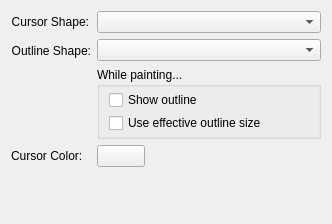
     <widget class="QWidget" name="tab">
      <attribute name="title">
       <string>Cursor</string>
      </attribute>
      <layout class="QFormLayout" name="formLayout_9">
       <item row="0" column="0">
        <widget class="QLabel" name="textLabel1">
         <property name="sizePolicy">
          <sizepolicy hsizetype="Preferred" vsizetype="Preferred">
           <horstretch>0</horstretch>
           <verstretch>0</verstretch>
          </sizepolicy>
         </property>
         <property name="text">
          <string>Cursor Shape:</string>
         </property>
         <property name="alignment">
          <set>Qt::AlignRight|Qt::AlignTrailing|Qt::AlignVCenter</set>
         </property>
         <property name="buddy">
          <cstring>frame</cstring>
         </property>
        </widget>
       </item>
       <item row="0" column="1">
        <widget class="QComboBox" name="m_cmbCursorShape"/>
       </item>
       <item row="1" column="0">
        <widget class="QLabel" name="textLabel1_2">
         <property name="sizePolicy">
          <sizepolicy hsizetype="Preferred" vsizetype="Preferred">
           <horstretch>0</horstretch>
           <verstretch>0</verstretch>
          </sizepolicy>
         </property>
         <property name="text">
          <string>Outline Shape:</string>
         </property>
         <property name="alignment">
          <set>Qt::AlignRight|Qt::AlignTrailing|Qt::AlignVCenter</set>
         </property>
        </widget>
       </item>
       <item row="1" column="1">
        <widget class="QWidget" name="widget_2" native="true">
         <layout class="QVBoxLayout" name="verticalLayout_8">
          <property name="leftMargin">
           <number>0</number>
          </property>
          <property name="topMargin">
           <number>0</number>
          </property>
          <property name="rightMargin">
           <number>0</number>
          </property>
          <property name="bottomMargin">
           <number>0</number>
          </property>
          <item>
           <widget class="QComboBox" name="m_cmbOutlineShape"/>
          </item>
          <item>
           <widget class="QGroupBox" name="groupBox">
            <property name="title">
             <string>While painting...</string>
            </property>
            <layout class="QVBoxLayout" name="verticalLayout_2">
             <property name="spacing">
              <number>3</number>
             </property>
             <property name="leftMargin">
              <number>9</number>
             </property>
             <property name="topMargin">
              <number>3</number>
             </property>
             <property name="bottomMargin">
              <number>3</number>
             </property>
             <item>
              <widget class="QCheckBox" name="m_showOutlinePainting">
               <property name="sizePolicy">
                <sizepolicy hsizetype="Minimum" vsizetype="Fixed">
                 <horstretch>0</horstretch>
                 <verstretch>0</verstretch>
                </sizepolicy>
               </property>
               <property name="minimumSize">
                <size>
                 <width>200</width>
                 <height>0</height>
                </size>
               </property>
               <property name="text">
                <string>Show outline</string>
               </property>
              </widget>
             </item>
             <item>
              <widget class="QCheckBox" name="m_changeBrushOutline">
               <property name="text">
                <string>Use effective outline size</string>
               </property>
              </widget>
             </item>
            </layout>
           </widget>
          </item>
         </layout>
        </widget>
       </item>
       <item row="2" column="0">
        <widget class="QLabel" name="label_11">
         <property name="text">
          <string>Cursor Color:</string>
         </property>
        </widget>
       </item>
       <item row="2" column="1">
        <widget class="KisColorButton" name="cursorColorBtutton">
         <property name="maximumSize">
          <size>
           <width>48</width>
           <height>25</height>
          </size>
         </property>
         <property name="text">
          <string/>
         </property>
        </widget>
       </item>
       <item row="3" column="0" colspan="2">
        <spacer name="verticalSpacer_3">
         <property name="orientation">
          <enum>Qt::Vertical</enum>
         </property>
         <property name="sizeHint" stdset="0">
          <size>
           <width>20</width>
           <height>40</height>
          </size>
         </property>
        </spacer>
       </item>
      </layout>
     </widget>
